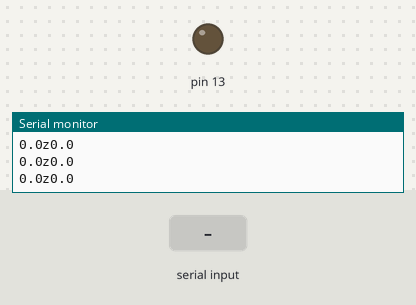
A sketch run on a simulated Arduino Uno, built with avr-gcc and run on an emulated ATmega328P. Parts: output pins drawn as LEDs (lit = HIGH), the last lines printed to the serial monitor. The inputs (shaded band) are chosen by the test bench.

Above: at 1.2 s.
1.3 s: byte 252 (252) received over Serial
At 2.4 s:
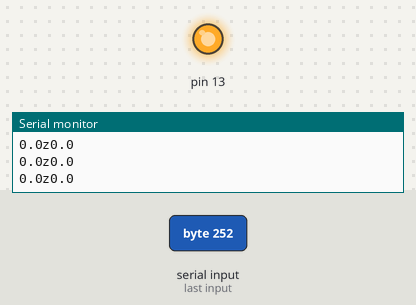
Timing chart, 0 to 4.3 s (numbered marks = the images above; inputs shaded):
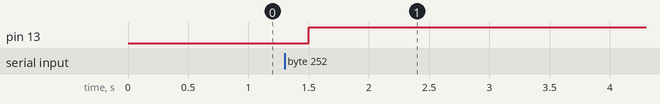

The sketch:

teste_automatizado_cbr.ino
```cpp
/*
    Este é um codigo para o microcontrolador arduino que visa simular valores de entrada (força e deslocamento) nos pontos criticos que a norma NBR 9895
  descreve. Os valores são enviados por comunicão serial.
    A variavel Estado que é recebida por comunicação serial controla o ensaio por meio do byte 252 que indica que o ensaio esta em andamento qualquer outro
valor indica que o ensaio esta encerrado.
  */
int Estado;
String x;

void setup() {
  Serial.begin(256000);       //DEFINE INICIO E 'VELOCIDADE' DA COMUNICAÇÃO SERIAL
  pinMode(13,OUTPUT);
}

void loop() {

  if (Serial.available() > 0) {                  //verifica se a dados sendo recebidos por meio da comunicação serial
    Estado = Serial.read();                     // se estiver recebendo os dados os atribui à variavel Estado
  }

  if (Estado==252){
    digitalWrite(13,1);
    Serial.println("0.0z0.0");
    delay(1000);
    Serial.println("320.0z0.63");
    delay(1000);
    Serial.println("660.0z1.27");
    delay(1000);
    Serial.println("930.0z1.90");
    delay(1000);
    Serial.println("1120.0z2.54");
    delay(1000);
    Serial.println("1270.0z3.17");
    delay(1000);
    Serial.println("1420.0z3.81");
    delay(1000);
    Serial.println("1620.0z5.08");
    delay(1000);
    Serial.println("1790.0z6.35");
    delay(1000);
    Serial.println("1990.0z7.32");
    delay(1000);
    Serial.println("2230.0z8.89");
    delay(1000);
    Serial.println("2440.0z10.16");
    delay(1000);
    Serial.println("2670.0z11.43");
    delay(1000);
    Serial.println("2915.0z12.70");
    delay(1000);
    Serial.println("3535.0z13.58");
    delay(1000);
  }
  else{
    digitalWrite(13,0);
    Serial.println("0.0z0.0");
    delay(300);
    }
}
```

Measured:
- after the input at 1.3 s, pin 13: LOW → HIGH after 0.20 s
